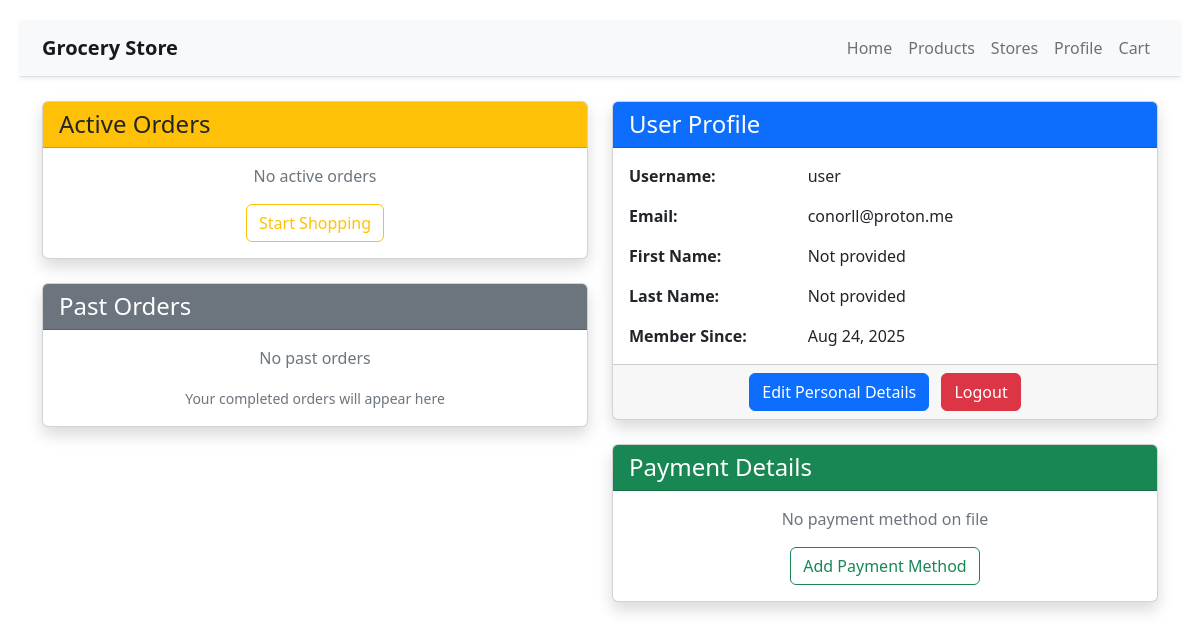
Before: /profile/ (signed in) with the older database file.
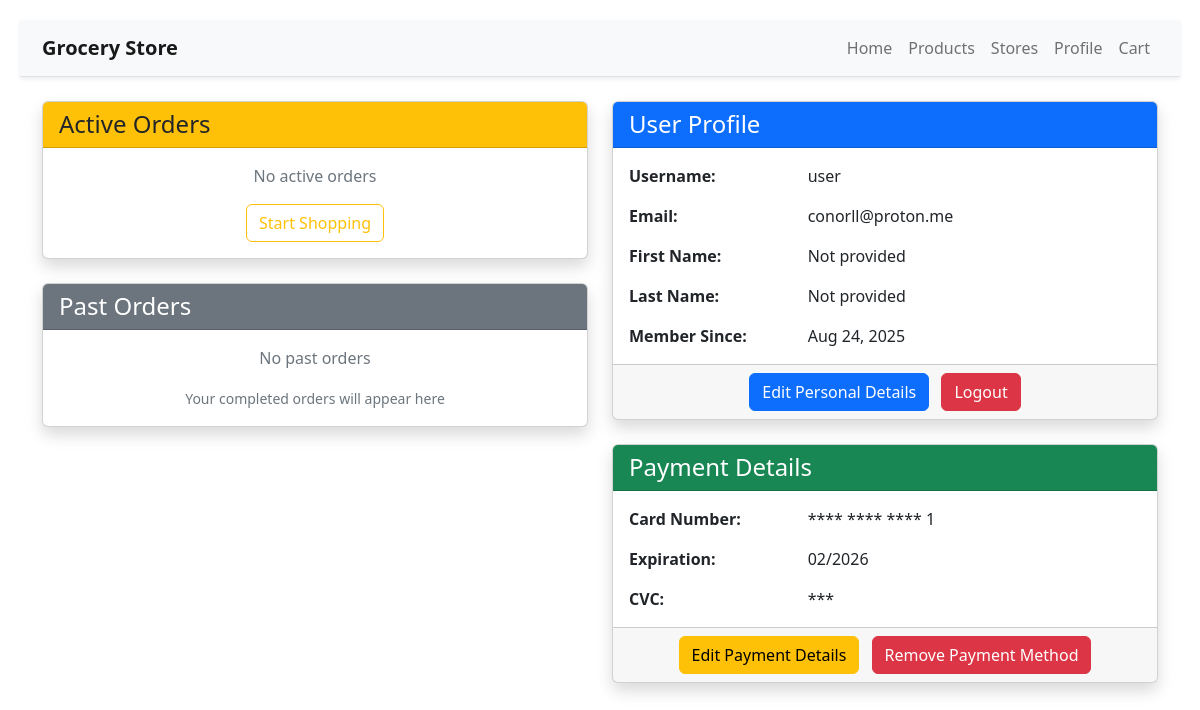
After: the same page with the newer database file.
### grocery_store_app/models/payment.py (models this page shows, shortened)
class Payment(models.Model):
  user = models.ForeignKey(User, on_delete=models.CASCADE)
  card_number = models.PositiveIntegerField()
  expiration_month = models.PositiveIntegerField()
  expiration_year = models.PositiveIntegerField()
  cvc = models.PositiveIntegerField()

### grocery_store_app/views.py (the view)
# urls.py: path("profile/", views.profile, name="profile"),
@login_required
def profile(request):
    return render(request, "grocery_store_app/profile.html", {"user": request.user})

### grocery_store_app/templates/grocery_store_app/profile.html (shortened to what this page needs)
{% extends "grocery_store_app/layout.html" %}
{% block body %}
<div class="container mt-4">
  <div class="row">
    <div class="col-md-6">
      <div class="card shadow mb-4">
        <div class="card-header bg-warning text-dark">
          <h4 class="mb-0">Active Orders</h4>
        </div>
        <div class="card-body">
            <div class="text-center text-muted">
              <p>No active orders</p>
              <a href="{% url 'products' %}" class="btn btn-outline-warning">Start Shopping</a>
            </div>
        </div>
      </div>
      <div class="card shadow">
        <div class="card-header bg-secondary text-white">
          <h4 class="mb-0">Past Orders</h4>
        </div>
        <div class="card-body">
            <div class="text-center text-muted">
              <p>No past orders</p>
              <small>Your completed orders will appear here</small>
            </div>
        </div>
      </div>
    </div>
    <div class="col-md-6">
      <div class="card shadow mb-4">
        <div class="card-header bg-primary text-white">
          <h4 class="mb-0">User Profile</h4>
        </div>
        <div class="card-body">
          <div class="row mb-3">
            <div class="col-4"><strong>Username:</strong></div>
            <div class="col-8">{{ user.username }}</div>
          </div>
          <div class="row mb-3">
            <div class="col-4"><strong>Email:</strong></div>
            <div class="col-8">{{ user.email }}</div>
          </div>
          <div class="row mb-3">
            <div class="col-4"><strong>First Name:</strong></div>
            <div class="col-8">{{ user.first_name|default:"Not provided" }}</div>
          </div>
          <div class="row mb-3">
            <div class="col-4"><strong>Last Name:</strong></div>
            <div class="col-8">{{ user.last_name|default:"Not provided" }}</div>
          </div>
          <div class="row">
            <div class="col-4"><strong>Member Since:</strong></div>
            <div class="col-8">{{ user.date_joined|date:"M d, Y" }}</div>
          </div>
        </div>
        <div class="card-footer text-center">
          <a href="{% url 'edit_profile' %}" class="btn btn-primary me-2">
            Edit Personal Details
          </a>
          <a href="{% url 'logout' %}" class="btn btn-danger"
             onclick="return confirm('Are you sure you want to log out?')">
            Logout
          </a>
        </div>
      </div>
      <div class="card shadow">
        <div class="card-header bg-success text-white">
          <h4 class="mb-0">Payment Details</h4>
        </div>
        <div class="card-body">
          {% if user.payment_set.first %}
            {% with payment=user.payment_set.first %}
              <div class="row mb-3">
                <div class="col-4"><strong>Card Number:</strong></div>
                <div class="col-8">**** **** **** {{ payment.card_number|stringformat:"s"|slice:"-4:" }}</div>
              </div>
              <div class="row mb-3">
                <div class="col-4"><strong>Expiration:</strong></div>
                <div class="col-8">{{ payment.expiration_month|stringformat:"02d" }}/{{ payment.expiration_year }}</div>
              </div>
              <div class="row">
                <div class="col-4"><strong>CVC:</strong></div>
                <div class="col-8">***</div>
              </div>
            {% endwith %}
          {% else %}
            <div class="text-center text-muted">
              <p>No payment method on file</p>
              <a href="#" class="btn btn-outline-success">Add Payment Method</a>
            </div>
          {% endif %}
        </div>
        {% if user.payment_set.first %}
        <div class="card-footer text-center">
          <a href="#" class="btn btn-warning me-2">
            Edit Payment Details
          </a>
          <a href="#" class="btn btn-danger"
             onclick="return confirm('Are you sure you want to remove this payment method?')">
            Remove Payment Method
          </a>
        </div>
        {% endif %}
      </div>
    </div>
  </div>
</div>
{% endblock %}

Changed rows visible on the page:
added Payment: card_number "1", expiration_month "02", expiration_year "2026"
Other visible differences:
text no longer shown: "No payment method on file Add Payment Method"
text now shown: "Card Number: **** **** **** Expiration: / CVC: *** Edit Payment Details Remove Payment Method"
